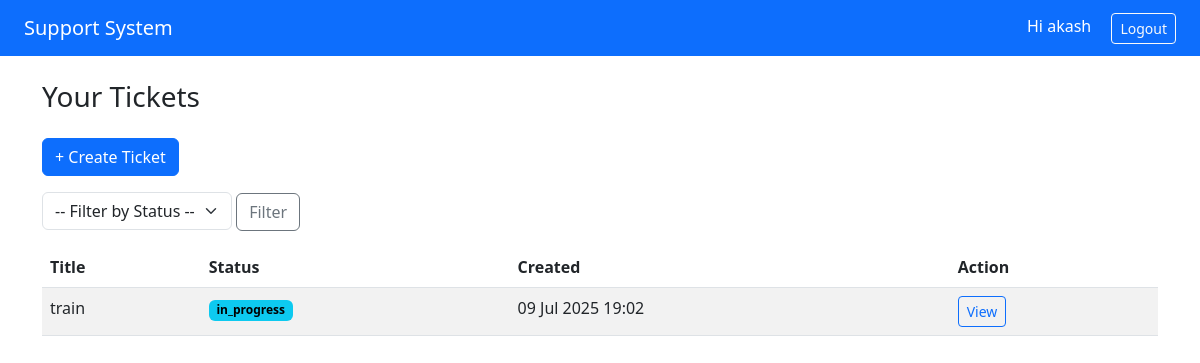
/ (signed in), run on the app's committed database.
### tickets/models.py (models this page shows, shortened)
class Ticket(models.Model):
    user = models.ForeignKey(User, on_delete=models.CASCADE)
    title = models.CharField(max_length=200)
    description = models.TextField()
    attachment = models.FileField(upload_to='attachments/', blank=True, null=True)
    status = models.CharField(max_length=20, choices=TICKET_STATUS, default='open')
    created_at = models.DateTimeField(auto_now_add=True)

### tickets/views.py (the view)
# urls.py: path('', views.dashboard, name='dashboard'),
@login_required
def dashboard(request):
    if request.user.is_staff:
        tickets = Ticket.objects.all()
    else:
        tickets = Ticket.objects.filter(user=request.user)
    status_filter = request.GET.get('status')
    if status_filter:
        tickets = tickets.filter(status=status_filter)
    return render(request, 'tickets/dashboard.html', {'tickets': tickets})

### templates/tickets/dashboard.html (shortened to what this page needs)
{% extends 'tickets/base.html' %}
{% block content %}
<h3 class="mb-4">Your Tickets</h3>
{% if not user.is_staff %}
<a href="{% url 'create_ticket' %}" class="btn btn-primary mb-3">+ Create Ticket</a>
{% endif %}
<form method="get" class="mb-3">
    <select name="status" class="form-select w-auto d-inline">
        <option value="">-- Filter by Status --</option>
    </select>
    <button type="submit" class="btn btn-outline-secondary">Filter</button>
</form>
<table class="table table-striped">
    <thead>
        <tr>
            <th>Title</th>
            <th>Status</th>
            <th>Created</th>
            <th>Action</th>
        </tr>
    </thead>
    <tbody>
        {% for ticket in tickets %}
        <tr>
            <td>{{ ticket.title }}</td>
            <td><span class="badge text-bg-info">{{ ticket.status }}</span></td>
            <td>{{ ticket.created_at|date:"d M Y H:i" }}</td>
            <td><a href="{% url 'ticket_detail' ticket.id %}" class="btn btn-sm btn-outline-primary">View</a></td>
        </tr>
        {% empty %}
        <tr><td colspan="4" class="text-center text-muted">No tickets found.</td></tr>
        {% endfor %}
    </tbody>
</table>
{% endblock %}

### templates/tickets/base.html (shortened to what this page needs)
{% load static %}
<!DOCTYPE html>
<html lang="en">
<head>
    <link href="https://cdn.jsdelivr.net/npm/bootstrap@5.3.0/dist/css/bootstrap.min.css" rel="stylesheet">
</head>
<body>
<nav class="navbar navbar-expand-lg navbar-dark bg-primary px-4">
    <a class="navbar-brand" href="{% url 'dashboard' %}">Support System</a>
    <div class="ms-auto">
        {% if user.is_authenticated %}
            <span class="text-white me-3">Hi {{ user.username }}</span>
            <form method="post" action="{% url 'logout' %}" style="display:inline;">
                <button type="submit" class="btn btn-outline-light btn-sm">Logout</button>
            </form>
        {% else %}
            <a href="{% url 'login' %}" class="btn btn-outline-light btn-sm me-2">Login</a>
            <a href="{% url 'signup' %}" class="btn btn-light btn-sm">Signup</a>
        {% endif %}
    </div>
</nav>
<div class="container mt-4">
    {% block content %}{% endblock %}
</div>
</body>
</html>

### data on the page
Ticket: title "train", status "in_progress", created_at "09 Jul 2025 19:02"

### other printed values
{{ user.username }} "akash"
